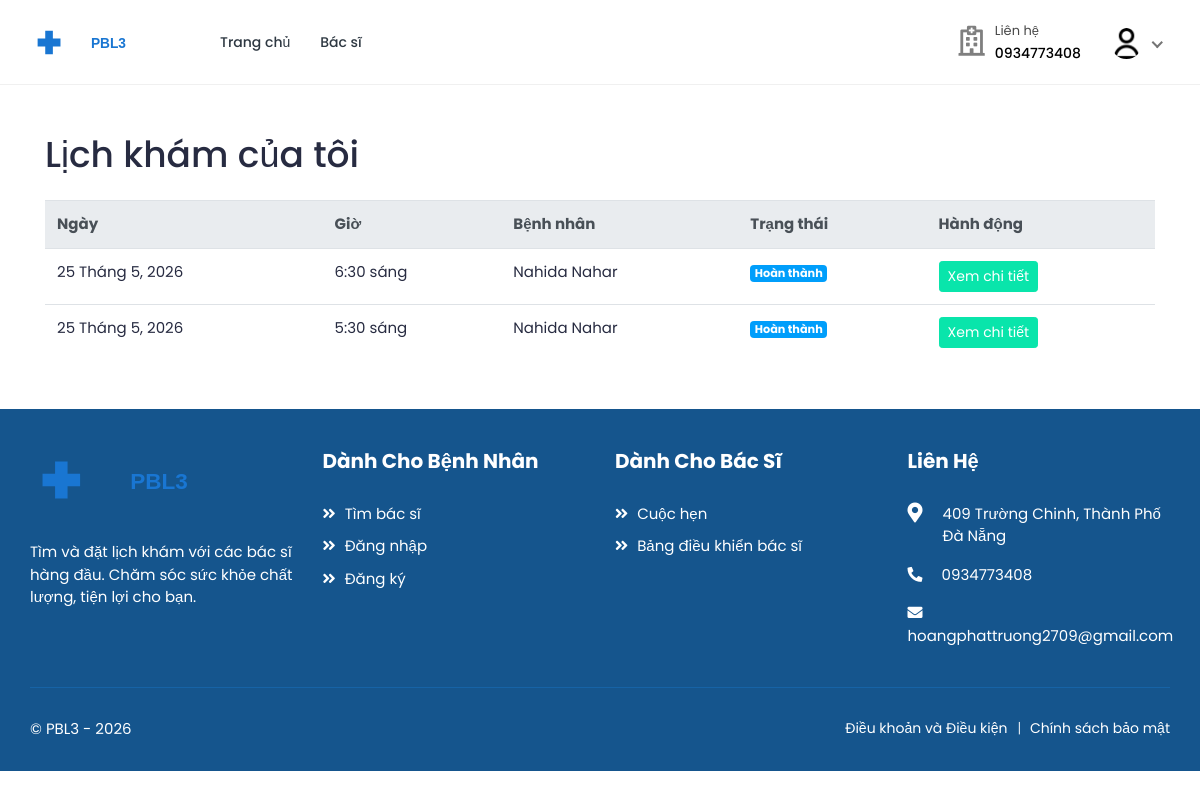
Page /bookings/list/ (signed in) on the committed database.
### accounts/models.py (models this page shows, shortened)
class  User(AbstractUser):
    class RoleChoices(models.TextChoices):
        DOCTOR = "doctor", "Doctor"
        PATIENT = "patient", "Patient"
        PHARMACIST = "pharmacist", "Pharmacist"
        DEPARTMENT_DOCTOR = "dept_doctor", "Department Doctor"
    username = models.CharField(max_length=30, unique=True)
    role = models.CharField(
        choices=RoleChoices.choices,
        max_length=20,
        default="patient",
        error_messages={"required": "Role must be provided"},
    )
    email = models.EmailField(
        blank=True,
        error_messages={
            "unique": "A user with that email already exists.",
        },
    )
    provider = models.CharField(max_length=32, blank=True, null=True)
    first_name = models.CharField(max_length=150, blank=True)
    last_name = models.CharField(max_length=150, blank=True)
    registration_number = models.IntegerField(null=True, blank=True)
    USERNAME_FIELD = "username"
    REQUIRED_FIELDS = []
    objects = CustomUserManager()
    class Meta:
        verbose_name = "Người dùng"
        verbose_name_plural = "Người dùng"
    def get_full_name(self):
        full_name = "%s %s" % (self.first_name, self.last_name)
        return full_name.strip() or self.username

class Profile(models.Model):
    user = models.OneToOneField(
        User, on_delete=models.CASCADE, related_name="profile"
    )
    avatar = models.ImageField(
        default="defaults/user.png", upload_to=profile_photo_directory_path
    )
    avatar_url = models.URLField(blank=True, null=True)
    phone = models.CharField(max_length=20, blank=True, null=True)
    dob = models.DateField(blank=True, null=True)
    about = models.TextField(blank=True, null=True)
    specialization = models.CharField(max_length=255, blank=True, null=True)
    gender = models.CharField(
        max_length=10,
        choices=[("male", "Nam"), ("female", "Nữ"), ("other", "Khác")],
        blank=True,
    )
    address = models.TextField(blank=True, null=True)
    city = models.CharField(max_length=100, blank=True)
    state = models.CharField(max_length=100, blank=True)
    postal_code = models.CharField(max_length=20, blank=True)
    country = models.CharField(max_length=100, blank=True)
    price_per_consultation = models.DecimalField(
        max_digits=10, decimal_places=2, null=True, blank=True
    )
    is_available = models.BooleanField(default=True)
    blood_group = models.CharField(
        max_length=5,
        choices=[
            ("A+", "A+"),
            ("A-", "A-"),
            ("B+", "B+"),
            ("B-", "B-"),
            ("O+", "O+"),
            ("O-", "O-"),
            ("AB+", "AB+"),
            ("AB-", "AB-"),
        ],
        blank=True,
        null=True,
    )
    allergies = models.TextField(blank=True, null=True)
    medical_conditions = models.TextField(blank=True, null=True)
    department = models.ForeignKey(
        "core.Department",
        on_delete=models.SET_NULL,
        null=True,
        blank=True,
        related_name="profiles",
    )
    class Meta:
        verbose_name = "Hồ sơ"
        verbose_name_plural = "Hồ sơ"
    @property
    def image(self):
        return (
            self.avatar.url
            if self.avatar.storage.exists(self.avatar.name)
            else "{}defaults/user.png".format(settings.MEDIA_URL)
        )

### bookings/models.py (models this page shows, shortened)
class Booking(models.Model):
    doctor = models.ForeignKey(
        settings.AUTH_USER_MODEL,
        on_delete=models.CASCADE,
        related_name="appointments",
        limit_choices_to={"role": "doctor"},
    )
    patient = models.ForeignKey(
        settings.AUTH_USER_MODEL,
        on_delete=models.CASCADE,
        related_name="patient_appointments",
        limit_choices_to={"role": "patient"},
    )
    appointment_date = models.DateField()
    appointment_time = models.TimeField()
    booking_date = models.DateTimeField(auto_now_add=True)
    status = models.CharField(
        max_length=20,
        choices=[
            ("pending", "Pending"),
            ("confirmed", "Confirmed"),
            ("completed", "Completed"),
            ("cancelled", "Cancelled"),
            ("no_show", "No Show"),
        ],
        default="pending",
    )
    class Meta:
        ordering = ["-appointment_date", "-appointment_time"]
        unique_together = ["doctor", "appointment_date", "appointment_time"]
        verbose_name = "Lịch khám"
        verbose_name_plural = "Lịch khám"

### bookings/views.py (the view)
class BookingListView(LoginRequiredMixin, View):
    template_name = "bookings/booking-list.html"
    def get(self, request: HttpRequest, *args, **kwargs):
        if request.user.role == User.RoleChoices.DOCTOR:
            bookings = Booking.objects.filter(doctor=request.user)
        else:
            bookings = Booking.objects.filter(patient=request.user)
        bookings = bookings.select_related(
            'doctor',
            'doctor__profile',
            'patient',
            'patient__profile'
        ).order_by('-appointment_date', '-appointment_time')
        context = {
            'bookings': bookings,
        }
        return render(request, self.template_name, context)

### accounts/managers.py (called while the page is built)
    def get(self, *args, **kwargs):
        return super().select_related("profile").get(*args, **kwargs)

### core/templatetags/currency_filters.py (called while the page is built)
@register.filter
def status_label(value):
    if not value:
        return ""
    mapping = {
        'pending': 'Đang chờ',
        'confirmed': 'Đã xác nhận',
        'completed': 'Hoàn thành',
        'cancelled': 'Đã hủy',
        'no_show': 'Vắng mặt',
    }
    return mapping.get(value, str(value).title())

@register.filter
def date_vn(value):
    if not value:
        return ""
    try:
        day = value.day
        month = value.month
        year = value.year
        return f"{day} Tháng {month}, {year}"
    except Exception:
        return value

### templates/bookings/booking-list.html (shortened to what this page needs)
{% extends 'base.html' %}
{% load static %}
{% load currency_filters %}
{% block content %}
<div class="container py-5">
    <div class="row">
        <div class="col-12">
            <h1 class="mb-4">Lịch khám của tôi</h1>
            {% if bookings %}
                <div class="table-responsive">
                    <table class="table table-hover">
                        <thead class="thead-light">
                            <tr>
                                <th>Ngày</th>
                                <th>Giờ</th>
                                {% if user.role == 'doctor' %}
                                    <th>Bệnh nhân</th>
                                {% else %}
                                    <th>Bác sĩ</th>
                                {% endif %}
                                <th>Trạng thái</th>
                                <th>Hành động</th>
                            </tr>
                        </thead>
                        <tbody>
                            {% for booking in bookings %}
                                <tr>
                                    <td>{{ booking.appointment_date|date_vn }}</td>
                                    <td>{{ booking.appointment_time|time:"g:i A" }}</td>
                                    {% if user.role == 'doctor' %}
                                        <td>{{ booking.patient.get_full_name }}</td>
                                    {% else %}
                                        <td>Bác sĩ {{ booking.doctor.get_full_name }}</td>
                                    {% endif %}
                                    <td>
                                            <span class="badge {% if booking.status == 'confirmed' %}badge-success
                                                          {% elif booking.status == 'pending' %}badge-warning
                                                          {% elif booking.status == 'completed' %}badge-info
                                                          {% elif booking.status == 'cancelled' %}badge-danger
                                                          {% else %}badge-secondary{% endif %}">
                                            {{ booking.status|status_label }}
                                        </span>
                                    </td>
                                    <td>
                                        <a href="{% url 'bookings:booking-invoice' booking.id %}" class="btn btn-sm btn-primary">
                                            Xem chi tiết
                                        </a>
                                    </td>
                                </tr>
                            {% endfor %}
                        </tbody>
                    </table>
                </div>
            {% else %}
                <div class="alert alert-info">
                    Bạn chưa có lịch khám nào.
                </div>
            {% endif %}
        </div>
    </div>
</div>
{% endblock %}

### templates/includes/navbar.html (shortened to what this page needs)
{% load static %}
<header class="header">
    <nav class="navbar navbar-expand-lg header-nav">
        <div class="navbar-header">
                <a href="{% url 'core:home' %}" class="navbar-brand logo">
                <img src="{% static 'assets/img/logo2.svg' %}" class="img-fluid" alt="Logo PBL3">
            </a>
        </div>
        <div class="main-menu-wrapper">
            <ul class="main-nav">
                <li {% if request.path == '/' %}class="active"{% endif %}>
                    <a href="{% url 'core:home' %}">Trang chủ</a>
                </li>
                <li class="has-submenu{% if request.path == '/doctors/' %} active {% endif %}">
                    <a href="{% url 'doctors:list' %}">Bác sĩ</a>
                </li>
            </ul>
        </div>
        <ul class="nav header-navbar-rht">
            <li class="nav-item contact-item">
                <div class="header-contact-img">
                    <i class="far fa-hospital"></i>
                </div>
                <div class="header-contact-detail">
                    <p class="contact-header">Liên hệ</p>
                    <p class="contact-info-header">0934773408</p>
                </div>
            </li>
            {% if not user.is_authenticated %}
                <li class="nav-item">
                    <a class="nav-link header-login" href="{% url 'accounts:login' %}">Đăng nhập / Đăng ký</a>
                </li>
            {% else %}
                <li class="nav-item dropdown has-arrow logged-item">
                    <a href="#" class="dropdown-toggle nav-link" data-toggle="dropdown">
                        <span class="user-img">
                            <img class="rounded-circle" src="{{ user.profile.image }}" width="31" alt="{{ user.username }}">
                        </span>
                    </a>
                </li>
            {% endif %}
        </ul>
    </nav>
</header>

### rows in the picture
User: profile.image (placeholder picture)
Booking: appointment_date "25 Tháng 5, 2026", appointment_time "6:30 sáng", patient.get_full_name "Nahida Nahar", status|status_label "Hoàn thành"
Booking: appointment_date "25 Tháng 5, 2026", appointment_time "5:30 sáng", patient.get_full_name "Nahida Nahar", status|status_label "Hoàn thành"
